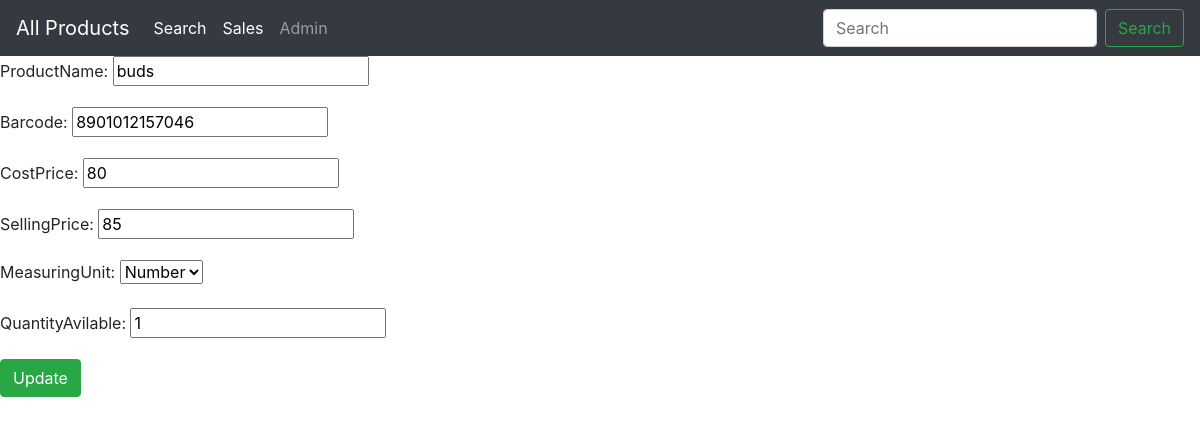
The app's page /new/dynamic/8901012157046/edit/ with its own data.
### storeapp/models.py (models this page shows, shortened)
class Products(models.Model):
    ProductName = models.CharField(max_length=300)
    Barcode = models.CharField(max_length=300, primary_key=True)
    CostPrice = models.PositiveIntegerField()
    SellingPrice = models.PositiveIntegerField()
    Unit = [
        ("Number", "Number"),
        ("Kg", "Kg"),
    ]
    MeasuringUnit = models.CharField(
        max_length=10, choices=Unit, default="Number")
    QuantityAvilable = models.PositiveIntegerField()
    TotalQuantity = models.PositiveIntegerField(default=0, editable=False)
    total = models.PositiveIntegerField(blank=True, null=True, editable=False)

### storeapp/views.py (the view)
# urls.py: path('new/dynamic/<str:id>/edit/',product_edit,name="edit"),
def product_edit(request,id):
    post = get_object_or_404(Products,Barcode = id)
    if request.method == "POST":
        form = EditForm(request.POST or None,instance=post)
        if form.is_valid():
            form.save()
        form1 = NewProductForm()
        product = Products.objects.all()
        context = {'form1': form1, 'product': product}
        return redirect(NewProductViews)
    else:
        form = EditForm(instance=post)
    context = {
        "form": form,
        "post": post,
    }
    return render(request,"storeapp/editproduct.html",context)

### storeapp/forms.py
class EditForm(forms.ModelForm):
    class Meta:
        model = Products
        fields = "__all__"

### storeapp/templates/storeapp/editproduct.html (shortened to what this page needs)
{% extends 'storeapp/base.html' %}
{% block body%}
<form method="post">
{{form.as_p}}
<input type="submit" value="Update" class="btn btn-success">
</form>
{% endblock %}

### records on screen
Products: ProductName "buds", Barcode "8901012157046", CostPrice "80", SellingPrice "85", MeasuringUnit "Number", QuantityAvilable "1"
